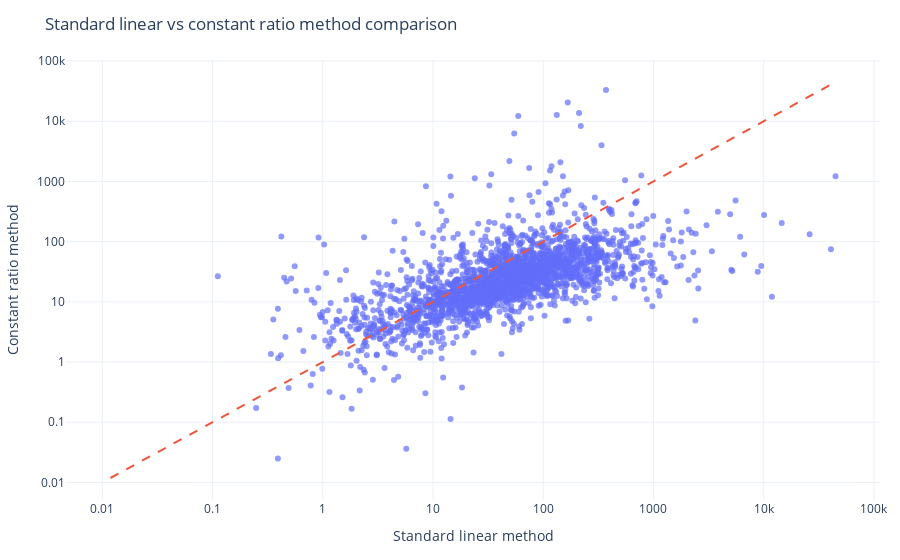

Notebook source saved alongside this figure:
### Markdown cell above
# Plot 1: Scatterplot for comparing linear and ratio method for selected methods

### Code cell
# make plotly scatterplot
import plotly.express as px
import plotly.graph_objects as go

lo = float(np.minimum(df_tau['sHL_candidate_value'].min(), df_tau['cHL_candidate_value'].min()))
hi = float(np.maximum(df_tau['sHL_candidate_value'].max(), df_tau['cHL_candidate_value'].max()))

fig = go.Figure()
fig.add_scatter(
    x=df_tau['sHL_candidate_value'], y=df_tau['cHL_candidate_value'],
    mode="markers", name="points",
    marker=dict(size=6, opacity=0.7),
    hovertemplate=f"{'sHL_candidate_value'}: %{{x:.3g}}<br>{'cHL_candidate_value'}: %{{y:.3g}}<extra></extra>"
)
# y = x identity line
fig.add_scatter(
    x=[lo, hi], y=[lo, hi],
    mode="lines", name="y = x",
    line=dict(dash="dash"),
    hoverinfo="skip"
)

fig.update_layout(
    title=f"Standard linear vs constant ratio method comparison",
    xaxis_title=f"Standard linear method",
    yaxis_title=f"Constant ratio method",
    xaxis=dict(type="log"),
    yaxis=dict(type="log"),
    template="plotly_white",
    margin=dict(l=60, r=20, t=60, b=60),
    showlegend=False
)

# fig.update_layout(
#     plot_bgcolor='rgba(0, 0, 0, 0)',  # Transparent plot area background
#     paper_bgcolor='rgba(0, 0, 0, 0)'
# )

fig.show()
# fig.write_image("notebooks/Heena notebooks/Mia Protein Degradation/out/selected_HL_method_comparison.png", scale=5, height=400, width=600)

### Figure 1 — Plotly figure (JSON) as saved in the notebook; plotly's stock layout.template omitted (floating-point values rounded to 4 significant figures; data arrays with more than 128 entries replaced by an {"elided": "..."} marker saying what was removed)
{"data": [{"hovertemplate": "sHL_candidate_value: %{x:.3g}<br>cHL_candidate_value: %{y:.3g}<extra></extra>", "marker": {"opacity": 0.7, "size": 6}, "mode": "markers", "name": "points", "x": {"elided": "2766 float values"}, "y": {"elided": "2766 float values"}, "type": "scatter"}, {"hoverinfo": "skip", "line": {"dash": "dash"}, "mode": "lines", "name": "y = x", "x": [0.01186, 44840.0], "y": [0.01186, 44840.0], "type": "scatter"}], "layout": {"xaxis": {"title": {"text": "Standard linear method"}, "type": "log"}, "yaxis": {"title": {"text": "Constant ratio method"}, "type": "log"}, "margin": {"l": 60, "r": 20, "t": 60, "b": 60}, "title": {"text": "Standard linear vs constant ratio method comparison"}, "showlegend": false}}
